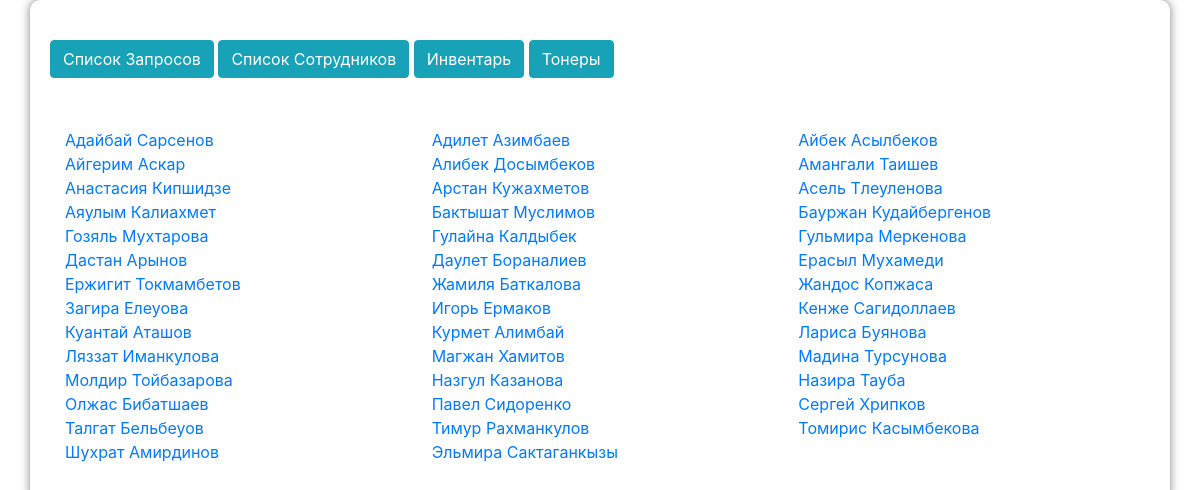
Page /level_list/ (signed in) on the earlier database version.
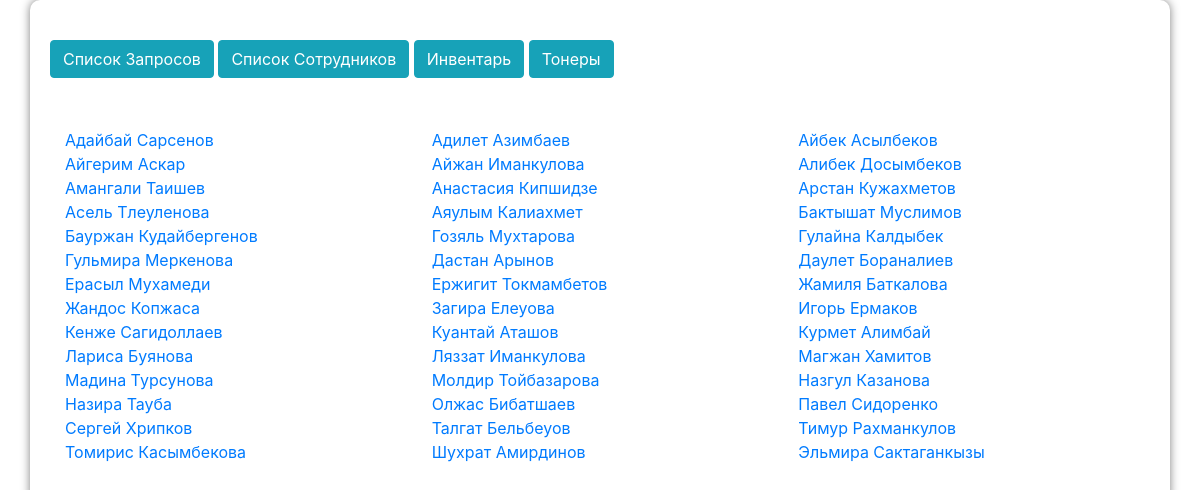
Same page on the later database version.
### blog/models.py (models this page shows, shortened)
class Worker(models.Model):
    name = models.CharField(max_length=200, default='')
    surname = models.CharField(max_length=200, default='')
    email = models.CharField(max_length=200, default='')
    server = models.CharField(max_length=200, default='')
    company = models.CharField(
        max_length=2,
        choices=companyChoice,
        default='pd',
    )
    job = models.CharField(
        max_length=2,
        choices=jobChoice,
        default='pd',
    )

### blog/views.py (the view)
# urls.py: path('level_list/', views.level_list, name='level_list'),
def level_list(request):
    posts = Worker.objects.order_by('name')
    return render(request, 'blog/level_list.html', {'posts': posts})

### blog/templates/blog/level_list.html (shortened to what this page needs)
{% extends 'blog/base.html' %}
{% block content %}
    {% if user.is_authenticated %}
        <div class="row">
            {% for post in posts %}
            <div class="col-md-4"  id="{% if post.company == 'pd' %}001{% elif post.company == 'ar' %}002{% elif post.company == 'bt' %}003{% elif post.company == 'ts' %}004{% elif post.company == 'ki' %}005{% elif post.company == 'co' %}co{% else %}un{% endif %}{{ post.job }}{{ post.workerID }}">
                <a href="{% url 'level_detail' pk=post.pk %}">
                    {{ post.name }}
                    {{ post.surname }}
                </a>
            </div>
            {% endfor %}
        </div>
    {% else %}
        <a href="/accounts/login/">Login</a>
    {% endif %}
{% endblock %}

Differences in the rows shown:
added Worker: name "Айжан", surname "Иманкулова"
